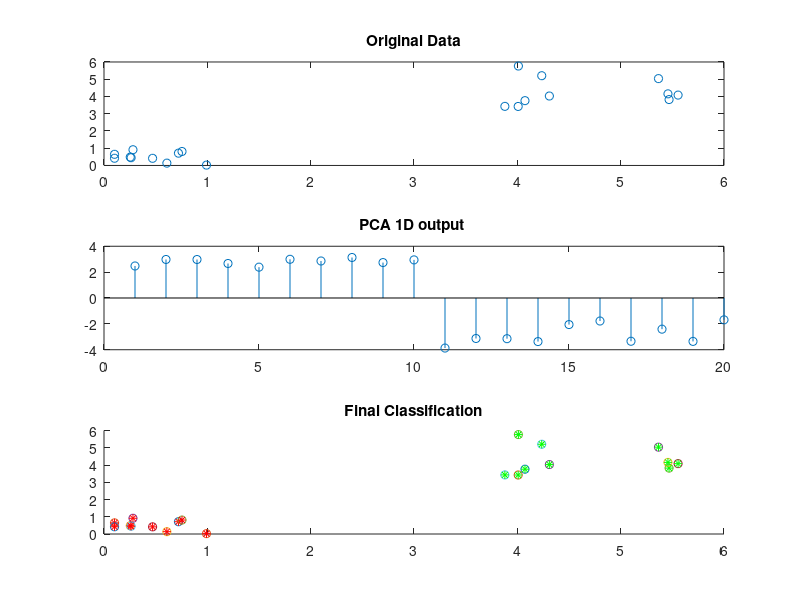

Source code (MATLAB):
% PCA 
% Written by SIAMAK FARIDANI
% I used this tutotial
% www.cs.otago.ac.nz/cosc453/student_tutorials/principal_components.pdf

clc;
close all;
clear all;

numdata=20; %should be even

%step 1, generating a dataset
x1=rand(numdata/2,1);
y1=rand(numdata/2,1);
x2=3*rand(numdata/2,1)+3;
y2=3*rand(numdata/2,1)+3;

x=[x1;x2];
y=[y1;y2];

%step 2, finding a mean and subtracting
xmean=mean(x);
ymean=mean(y);

xnew=x-xmean*ones(numdata,1);
ynew=y-ymean*ones(numdata,1);

subplot(3,1,1);
plot(x,y, 'o');
title('Original Data');

%Uncomment to see the data after the deduction of the mean
%subplot(4,1,2);
%plot(xnew,ynew, 'o');
%title('mean is deducted')

%step 3, covariance matrix
covariancematrix=cov(xnew,ynew);  %uses 1/N-1 normalization


%step 4, Finding Eigenvectors
[V,D] = eig(covariancematrix);
D=diag(D);  %diagonal part-- eigenvalues 
maxeigval=V(:,find(D==max(D)));


%step 5, Deriving the new data set
%finding the projection onto the eigenvectors

finaldata=maxeigval'*[xnew,ynew]';
subplot(3,1,2);
stem(finaldata, 'DisplayName', 'finaldata', 'YDataSource', 'finaldata');
title('PCA 1D output ')
%we do a classification now
subplot(3,1,3);
title('Final Classification')
hold on
for i=1:size(finaldata,2)
    if  finaldata(i)>=0
        plot(x(i),y(i),'o')
        plot(x(i),y(i),'r*')
        
    else
        plot(x(i),y(i),'o')
        plot(x(i),y(i),'g*')
    end
    
end

